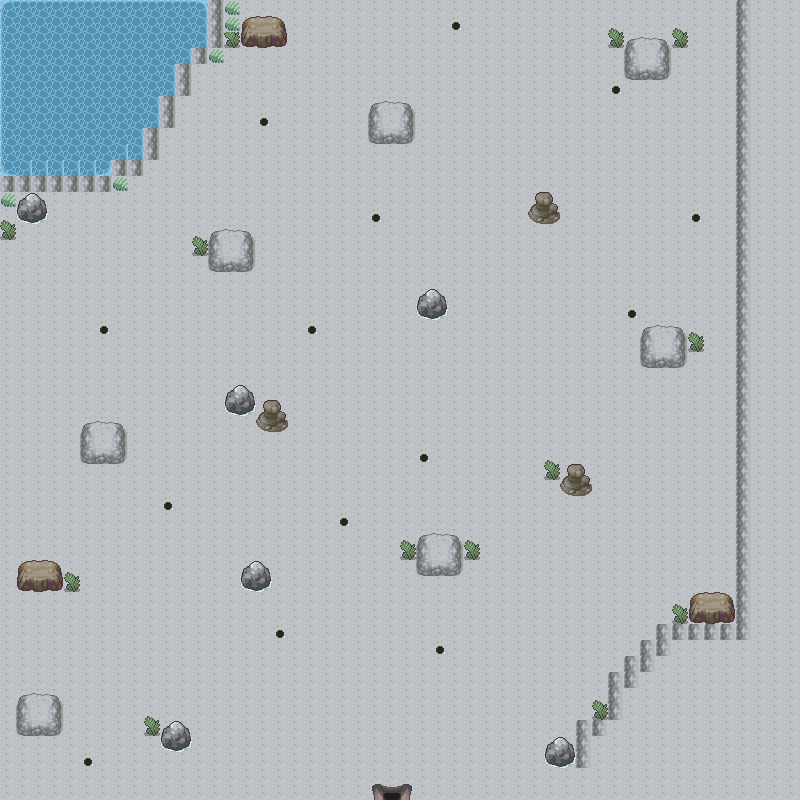

A level layout from a 2D game, rendered from its tile map. Below: a short description, then the map file with tile-grid data replaced by summaries:
An orthogonal 50x50 tile map with 16x16 px tiles, 5 tile layers (floor, checkpoint, obstacles_1, obstacles_2, ...).

<map version="1.0" orientation="orthogonal" width="50" height="50" tilewidth="16" tileheight="16">
 <tileset firstgid="1" name="tileset2" tilewidth="16" tileheight="16">
  <image source="tileset/tileset2.png" trans="ff00ff" width="2048" height="2048" />
  <tile id="1548">
   <properties>
    <property name="" value="" />
   </properties>
  </tile>
  <tile id="1676">
   <properties>
    <property name="collision" value="" />
   </properties>
  </tile>
  <tile id="2822">
   <properties>
    <property name="collision" value="" />
   </properties>
  </tile>
  <tile id="4127">
   <properties>
    <property name="" value="" />
   </properties>
  </tile>
  <tile id="4128">
   <properties>
    <property name="" value="" />
   </properties>
  </tile>
  <tile id="4129">
   <properties>
    <property name="" value="" />
   </properties>
  </tile>
  <tile id="4255">
   <properties>
    <property name="collision" value="" />
   </properties>
  </tile>
  <tile id="4257">
   <properties>
    <property name="collision" value="" />
   </properties>
  </tile>
  <tile id="4383">
   <properties>
    <property name="collision" value="" />
   </properties>
  </tile>
  <tile id="4384">
   <properties>
    <property name="collision" value="" />
   </properties>
  </tile>
  <tile id="4385">
   <properties>
    <property name="collision" value="" />
   </properties>
  </tile>
  <tile id="4999">
   <properties>
    <property name="cpoint" value="map1_2" />
   </properties>
  </tile>
  <tile id="5272">
   <properties>
    <property name="collision" value="" />
   </properties>
  </tile>
  <tile id="5273">
   <properties>
    <property name="collision" value="" />
   </properties>
  </tile>
  <tile id="5276">
   <properties>
    <property name="collision" value="" />
   </properties>
  </tile>
  <tile id="5277">
   <properties>
    <property name="collision" value="" />
   </properties>
  </tile>
  <tile id="5400">
   <properties>
    <property name="collision" value="" />
   </properties>
  </tile>
  <tile id="5401">
   <properties>
    <property name="collision" value="" />
   </properties>
  </tile>
  <tile id="5404">
   <properties>
    <property name="collision" value="" />
   </properties>
  </tile>
  <tile id="5405">
   <properties>
    <property name="collision" value="" />
   </properties>
  </tile>
  <tile id="6151">
   <properties>
    <property name="collision" value="" />
   </properties>
  </tile>
  <tile id="6152">
   <properties>
    <property name="collision" value="" />
   </properties>
  </tile>
  <tile id="6153">
   <properties>
    <property name="collision" value="" />
   </properties>
  </tile>
  <tile id="6279">
   <properties>
    <property name="collision" value="" />
   </properties>
  </tile>
  <tile id="6280">
   <properties>
    <property name="collision" value="" />
   </properties>
  </tile>
  <tile id="6281">
   <properties>
    <property name="collision" value="" />
   </properties>
  </tile>
  <tile id="6406">
   <properties>
    <property name="collision" value="" />
   </properties>
  </tile>
 </tileset>
 <layer name="floor" width="50" height="50">
  <data>[2500 cells, 2500 non-empty, 1 distinct tile ids]</data>
 </layer>
 <layer name="checkpoint" width="50" height="50">
  <data>[2500 cells, 3 non-empty, 3 distinct tile ids]</data>
 </layer>
 <layer name="obstacles_1" width="50" height="50">
  <data>[2500 cells, 311 non-empty, 31 distinct tile ids]</data>
 </layer>
 <layer name="obstacles_2" width="50" height="50">
  <data>[2500 cells, 30 non-empty, 3 distinct tile ids]</data>
 </layer>
 <layer name="spawn" width="50" height="50">
  <data>[2500 cells, 14 non-empty, 1 distinct tile ids]</data>
 </layer>
</map>
